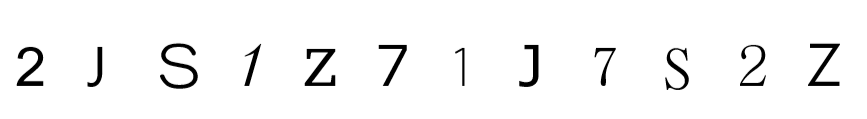
//> input picture TrainTest2/test1.png, 867 x 119 px
$ ./Source   (built with g++ and OpenCV 4)
//> lines starting //> are read from the running program, lines starting //| are printed output that depends on the picture; after the words box and inside, x2 and y2 are one past the last pixel; in counts of white or black regions, pixels touching at a corner belong together
#include<opencv2/opencv.hpp>
#include <opencv2/imgproc/types_c.h> // for CV_BGR2GRAY constant

using namespace cv;
using namespace std;

const int MIN_CONTOUR_AREA = 70;
const int RESIZED_IMAGE_WIDTH = 20;
const int RESIZED_IMAGE_HEIGHT = 30;

class ContourWithData {
public:
	vector<Point> contourVector; // 検出した輪郭ベクトル
	Rect rect; // 一番外側の輪郭に外接する四角形格
	float contourArea; // 検出した輪郭の面積

	bool isContourConsiderable() { // 小さすぎる面積の輪郭はfalseを返してはじく
		return !(contourArea < MIN_CONTOUR_AREA);
	}

	// 囲んでいる四角を左からソート
	static bool sortByRectCPosition(const ContourWithData& contour1, const ContourWithData& contour2) {
		return (contour1.rect.x < contour2.rect.x); // x座標を比較して小さい方(左にある方)を返していく
	}
};

int main() {
	// 1. サンプル画像データとカテゴリーを対応付けるよう学習

	vector<ContourWithData> contoursWithData;
	vector<ContourWithData> filteredContoursWithData;

	Mat classificationForTraining; // classifications.xmlから読み込んだデータ
	Mat imagesForTrainingAsFlattenedFloat; // images.xmlから読み込んだデータ

	// 学習用データを読み込み
	FileStorage classifications("classifications.xml", FileStorage::READ);
	classifications["classifications"] >> classificationForTraining;
	classifications.release();

	FileStorage images("images.xml", FileStorage::READ);
	images["images"] >> imagesForTrainingAsFlattenedFloat;
	images.release();

	Ptr<ml::KNearest> kNearest(ml::KNearest::create()); // kNearestオブジェクトをインスタンス化

	// 集めた学習用データで学習
	kNearest->train(imagesForTrainingAsFlattenedFloat, ml::ROW_SAMPLE, classificationForTraining);

	// 2. 学習した(識別辞書が準備できた)ので与えられたテスト画像を識別処理
	Mat inputTestingImg = imread("test1.png");
//> inputTestingImg is the input picture: 119 rows x 867 cols, CV_8UC3; min 0, max 255, mean 245.9

	// 前処理
	Mat grayScaledImg;
	Mat thresholdedImg;
	Mat clonedThresholdedImg;

	// グレースケール化
	cvtColor(inputTestingImg, grayScaledImg, CV_BGR2GRAY);

	// 二値化
	adaptiveThreshold(grayScaledImg, thresholdedImg, 255, ADAPTIVE_THRESH_GAUSSIAN_C, THRESH_BINARY_INV, 11, 2);
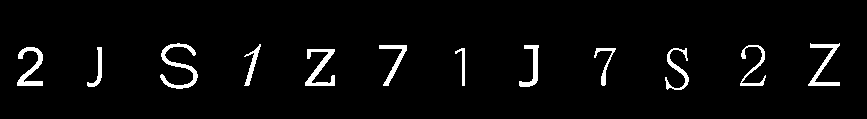
//> thresholdedImg: 119 rows x 867 cols, CV_8UC1; 3.6% white; 12 white regions

	clonedThresholdedImg = thresholdedImg.clone();

	// 輪郭検出用
	vector<vector<Point>> contoursVector; // 検出される輪郭の座標
	vector<Vec4i> vecHiearchy; // 階層構造の情報を保存した配列

	// 輪郭検出(一番外側の輪郭のみ,階層構造なし)
	findContours(clonedThresholdedImg, contoursVector, vecHiearchy, RETR_EXTERNAL, CHAIN_APPROX_SIMPLE);
//> contoursVector = 12 contours; largest, box (x1, y1, x2, y2) and area: (160, 43, 198, 89) 395, (305, 49, 335, 86) 344, (17, 47, 43, 86) 332, (808, 43, 840, 86) 312, (519, 45, 539, 87) 241; vecHiearchy = 12 items, first 8: [1, -1, -1, -1], [2, 0, -1, -1], [3, 1, -1, -1], [4, 2, -1, -1], [5, 3, -1, -1], [6, 4, -1, -1], [7, 5, -1, -1], [8, 6, -1, -1]

	for (int i = 0; i < contoursVector.size(); i++) {
		ContourWithData contourWithData; // contourWithDataオブジェクト インスタンス化

		// それぞれの輪郭ベクトルに対してプロパティに情報を入れていく
		contourWithData.contourVector = contoursVector[i];
		contourWithData.rect = boundingRect(contourWithData.contourVector);
		contourWithData.contourArea = contourArea(contourWithData.contourVector);

		// できあがったそれぞれのオブジェクトを配列に入れていく
		contoursWithData.push_back(contourWithData);


	}
//> this loop made 12 passes
//> (contourWithData.rect, contourWithData.contourArea) on passes 1 to 12: (Rect(305, 49, 30, 37), 343.5), (Rect(665, 48, 24, 42), 214), (Rect(594, 48, 22, 38), 132), (Rect(455, 48, 10, 38), 86.5), (Rect(87, 47, 15, 40), 146), (Rect(17, 47, 26, 39), 332), (Rect(740, 45, 26, 41), 190), (Rect(519, 45, 20, 42), 241), (Rect(379, 45, 28, 41), 236), (Rect(244, 44, 17, 42), 156), (Rect(808, 43, 32, 43), 312), (Rect(160, 43, 38, 46), 395)


	// contourWithDataの中で面積が十分大きいもののみを集める
	for (int i = 0; i < contoursWithData.size(); i++) {
		if (contoursWithData[i].isContourConsiderable()) {
			filteredContoursWithData.push_back(contoursWithData[i]);
		}
	}

	// テスト画像の文字を必ず左から右の順に認識処理するようにソートしておく
	sort(filteredContoursWithData.begin(), filteredContoursWithData.end(), ContourWithData::sortByRectCPosition);

	string recognizedString;

	// それぞれのrectで囲まれた文字に対して
	for (int i = 0; i < filteredContoursWithData.size(); i++) {
		// 四角い枠線を描画する
		rectangle(inputTestingImg, filteredContoursWithData[i].rect, Scalar(0, 255, 0), 2);

		// thresholdedImgの中でも囲まれた領域のみ注目
		Mat roi = thresholdedImg(filteredContoursWithData[i].rect);

		// ROIの型をfindNearestの引数の型指定に合わせる
		Mat resizedRoi;
		resize(roi, resizedRoi, Size(RESIZED_IMAGE_WIDTH, RESIZED_IMAGE_HEIGHT));

		Mat roiAsFloat;
		resizedRoi.convertTo(roiAsFloat, CV_32FC1);

		Mat roiAsFlattenedFloat = roiAsFloat.reshape(1, 1);

		Mat currentChar(0, 0, CV_32F);

		// 最近傍決定(input: roi, k=1, output: currentChar)
//> (the run ends here: the program crashes, at `kNearest->findNearest(roiAsFlattenedFloat, 1, currentChar);`)
